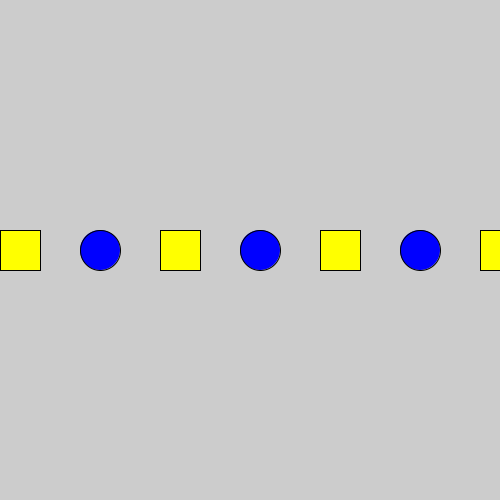
Frame 1 (no input)
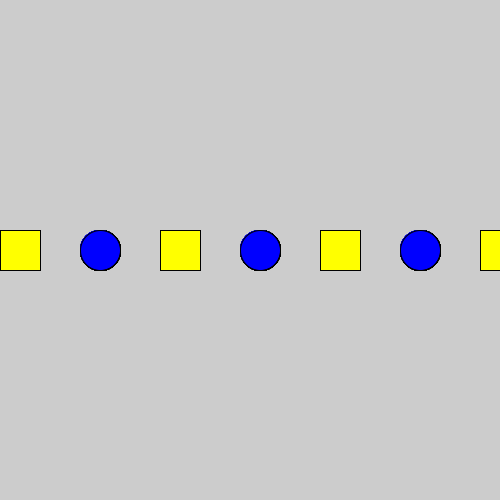
Frame 60 (the mouse pressed at the canvas centre just before this capture)
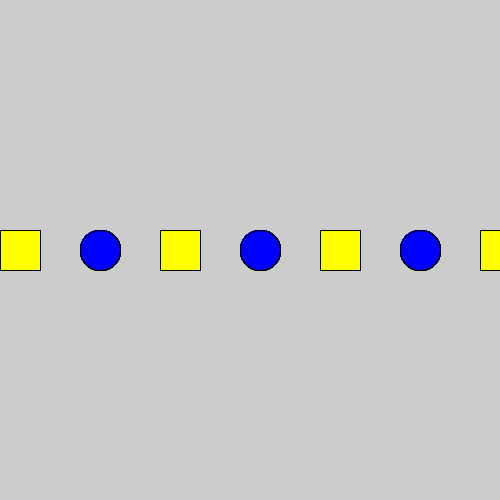
Frame 120 (the mouse held since frame 60 and released just before this capture)

The Processing sketch that drew these frames (run headless with seeded random() and noise(); from frame 60 on, the mouse is pressed at the canvas centre):

// Processing sketch: circlesandsquares
// ── circlesandsquares.pde
void setup(){
  size(500,500);
}
void draw(){
  for(int i=0; i<10; i++){
    if(i % 2 == 0){
      fill(255,255,0);
      rect(i*80,height/2 - 20,40,40);}
    else{
      fill(0,0,255);
      ellipse(i*80+20,height/2,40,40);
    }
  }
}
